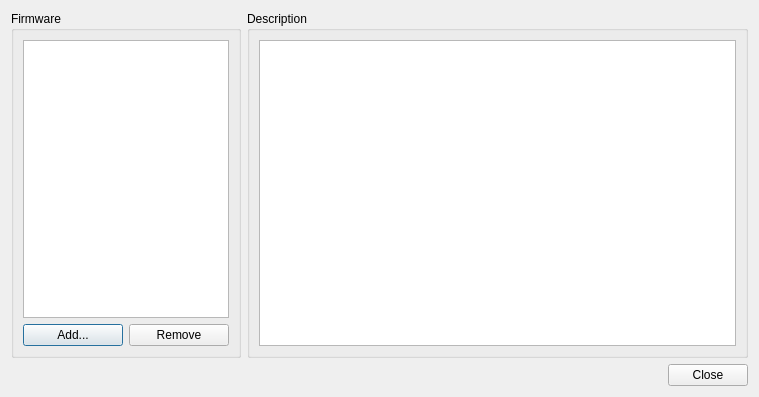
<?xml version="1.0" encoding="UTF-8"?>
<ui version="4.0">
 <class>FirmwareManager</class>
 <widget class="QDialog" name="FirmwareManager">
  <property name="geometry">
   <rect>
    <x>0</x>
    <y>0</y>
    <width>759</width>
    <height>397</height>
   </rect>
  </property>
  <property name="minimumSize">
   <size>
    <width>500</width>
    <height>300</height>
   </size>
  </property>
  <property name="maximumSize">
   <size>
    <width>2000</width>
    <height>1500</height>
   </size>
  </property>
  <property name="windowTitle">
   <string>Firmware manager</string>
  </property>
  <layout class="QGridLayout" name="gridLayout_3">
   <item row="0" column="0">
    <widget class="QGroupBox" name="Firmware">
     <property name="sizePolicy">
      <sizepolicy hsizetype="Minimum" vsizetype="Expanding">
       <horstretch>0</horstretch>
       <verstretch>0</verstretch>
      </sizepolicy>
     </property>
     <property name="minimumSize">
      <size>
       <width>230</width>
       <height>200</height>
      </size>
     </property>
     <property name="maximumSize">
      <size>
       <width>230</width>
       <height>16777215</height>
      </size>
     </property>
     <property name="title">
      <string>Firmware</string>
     </property>
     <layout class="QGridLayout" name="gridLayout">
      <item row="0" column="0" colspan="2">
       <widget class="QListWidget" name="FirmwareList"/>
      </item>
      <item row="1" column="0">
       <widget class="QPushButton" name="addFirmware">
        <property name="text">
         <string>Add...</string>
        </property>
       </widget>
      </item>
      <item row="1" column="1">
       <widget class="QPushButton" name="removeFirmware">
        <property name="text">
         <string>Remove</string>
        </property>
       </widget>
      </item>
     </layout>
    </widget>
   </item>
   <item row="0" column="1">
    <widget class="QGroupBox" name="groupBox">
     <property name="sizePolicy">
      <sizepolicy hsizetype="Expanding" vsizetype="Expanding">
       <horstretch>0</horstretch>
       <verstretch>0</verstretch>
      </sizepolicy>
     </property>
     <property name="title">
      <string>Description</string>
     </property>
     <layout class="QGridLayout" name="gridLayout_2">
      <property name="sizeConstraint">
       <enum>QLayout::SetDefaultConstraint</enum>
      </property>
      <item row="0" column="0">
       <widget class="QTextBrowser" name="FirmwareText">
        <property name="font">
         <font>
          <family>Courier New</family>
          <pointsize>12</pointsize>
         </font>
        </property>
       </widget>
      </item>
     </layout>
    </widget>
   </item>
   <item row="1" column="1">
    <widget class="QDialogButtonBox" name="buttonBox">
     <property name="orientation">
      <enum>Qt::Horizontal</enum>
     </property>
     <property name="standardButtons">
      <set>QDialogButtonBox::Close</set>
     </property>
    </widget>
   </item>
  </layout>
 </widget>
 <resources/>
 <connections>
  <connection>
   <sender>buttonBox</sender>
   <signal>accepted()</signal>
   <receiver>FirmwareManager</receiver>
   <slot>accept()</slot>
   <hints>
    <hint type="sourcelabel">
     <x>248</x>
     <y>254</y>
    </hint>
    <hint type="destinationlabel">
     <x>157</x>
     <y>274</y>
    </hint>
   </hints>
  </connection>
  <connection>
   <sender>buttonBox</sender>
   <signal>rejected()</signal>
   <receiver>FirmwareManager</receiver>
   <slot>reject()</slot>
   <hints>
    <hint type="sourcelabel">
     <x>316</x>
     <y>260</y>
    </hint>
    <hint type="destinationlabel">
     <x>286</x>
     <y>274</y>
    </hint>
   </hints>
  </connection>
 </connections>
</ui>
